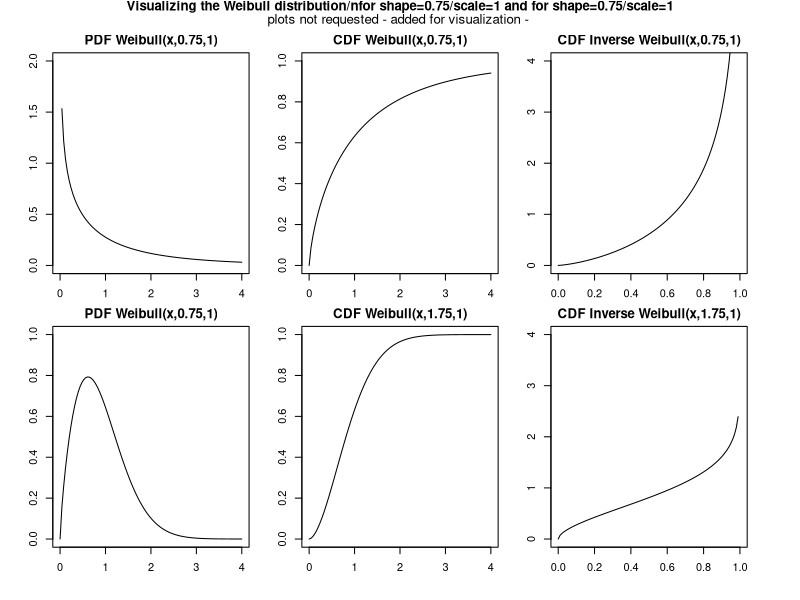
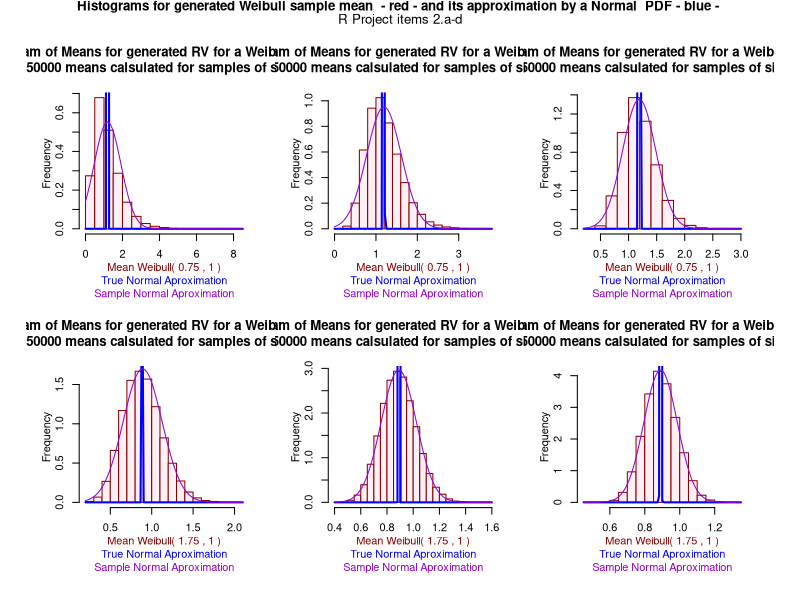

These figures' R source, in order:
#################################################################################
## Course:   ST 501 (601) Fall 2017 Fundamentals of Statistical Inference I    ##
## GROUP 04                                                                    ##
##                                                                             ##
## ST 501 - R Project - Item 2                                                 ##
## Date: 11/16/2017                                                            ## 
##                                                                             ##
#################################################################################

# Define Weibull didtribution functions
WeibullPDF <-function(x,shape,scale){(shape/scale)*((x/scale)^(shape-1))*exp(-(x/scale)^shape)}
WeibullCDF <-function(x,shape,scale){1-exp(-(x/scale)^shape)}
WeibullCDFInv <-function(x,shape,scale){scale*(-log(1-x))^(1/shape)}
WeibullTrueMean<-function(shape,scale){scale*gamma(1+1/shape)}
WeibullTrueVariance<-function(shape,scale){scale^2*(gamma(1+2/shape)-(gamma(1+1/shape)^2))}
WeibullTrueSD<-function(shape,scale){(WeibullTrueVariance(shape,scale))^(1/2)}

# creating 6 areas of plotting to visualize the four functions
par(mfrow=c(2,3),mar=c(2,2,2,2), oma=c(2,2,2,2))
plot(function(x){WeibullPDF(x,0.75,1)},xlim=c(0,4),ylim=c(0,2),main="PDF Weibull(x,0.75,1)")
plot(function(x){WeibullCDF(x,0.75,1)},xlim=c(0,4),ylim=c(0,1),main="CDF Weibull(x,0.75,1)")
plot(function(x){WeibullCDFInv(x,0.75,1)},ylim=c(0,4),xlim=c(0,1),main="CDF Inverse Weibull(x,0.75,1)")
plot(function(x){WeibullPDF(x,1.75,1)},xlim=c(0,4),ylim=c(0,1),main="PDF Weibull(x,0.75,1)")
plot(function(x){WeibullCDF(x,1.75,1)},xlim=c(0,4),ylim=c(0,1),main="CDF Weibull(x,1.75,1)")
plot(function(x){WeibullCDFInv(x,1.75,1)},ylim=c(0,4),xlim=c(0,1),main="CDF Inverse Weibull(x,1.75,1)")
# General Title for the functions plotted
mtext("Visualizing the Weibull distribution/nfor shape=0.75/scale=1 and for shape=0.75/scale=1", side=3, line=1, outer=TRUE, font=2, cex=0.8)
mtext("plots not requested - added for visualization - ", side=3, line=0, outer=TRUE, font=1, cex=0.8)

# set seed for generation of RV
set.seed (6226)

# Function to generate sample means for Weibull sample based on parameters 
# size (of means sample), sizesample (size of each sample) , shape and scale = 1
WeibullSampleOfMeans<-function (mySize, mySizeSample, myShape, myScale)
                        {apply(MARGIN=2,FUN=mean,
                               X=replicate(mySize,
                                           (sapply(runif(mySizeSample,0,1),
                                            FUN=function(x){WeibullCDFInv(x,myShape,myScale)}))))}

# Function to generate sample means for Weibull sample based on parameters 
# size (of means sample), sizesample (size of each sample) , shape and scale = 1
# plot the histogram, plot the normal approximation and return the mean and the
# standard deviation for the sample and for the weibul
WeibullPlotAndNormal<-function (mySize, mySizeSample, myShape, myScale)
  {
  # Generate the (mySize) data sets of means for a 
  # Weibull( shape = myShape , scale = myScale), 
  # each data set of the requested size (mySizeSample)
  Weibull.samples.mean <- WeibullSampleOfMeans(mySize, mySizeSample, myShape, myScale)

  # sample mean (mean of means) and variance (variance of means)
  meanSample=mean( Weibull.samples.mean)
  sdSample=sd( Weibull.samples.mean)
  
  # True Normal approximation for Weibull
  ########  ---- Pending to be developed (this is a draft)
  normAprx<-function(x){dnorm(x,mean=WeibullTrueMean(myShape, myScale),
                              sd=WeibullTrueSD(myShape, myScale)/((mySize)^(1/2)))}
  
  # Sample Normal approximation for Weibull
  normSample<-function(x)
  {dnorm(x,meanSample,sdSample)}
  
  # Histagram for Weibull(myShape, myScale) generated
  hist (Weibull.samples.mean,freq=FALSE,
        border="dark red", col="lavenderblush",xlab="",ylab="",
        main=paste("Histogram of Means for generated RV for a Weibull(",myShape,",",myScale,")\n",
                   mySize,"means calsulated for samples of size", mySizeSample))
  title(xlab=paste("Mean Weibull(",myShape,",",myScale,")"),line=2,cex=0.5,col.lab="Dark Red")
  title(ylab="Frequency",line=2,cex=0.5)
  # overlapping the true normal approximation in blue
  curve(normAprx, type = "l",col="blue", lwd=2, add=TRUE)
  title(xlab="True Normal Aproximation",line=3,cex=0.4,col.lab="Blue")
  # overlapping the sample normal approximation in purple
   curve(normSample, type = "l",col="darkviolet", add=TRUE)
  title(xlab="Sample Normal Aproximation",line=4,cex=0.4,col.lab="darkviolet")
  c(meanSample,sdSample)
  }


# creating 6 areas of plotting for the histograms:
par(mfrow=c(2,3),mar=c(5,4,5,2), oma=c(2,2,2,2))

meansAndSD.075.100<-c(WeibullTrueMean(0.75,1),WeibullTrueSD(0.75,1))
# Generate and Plot N = 50000 data sets  of size 5 for a Weibull( shape = 0.75 , scale = 1)
meansAndSD.075.100<-c(meansAndSD.075.100,WeibullPlotAndNormal(50000,5,0.75,1))
# Generate and Plot N = 50000 data sets  of size 15 for a Weibull( shape = 0.75 , scale = 1)
meansAndSD.075.100<-c(meansAndSD.075.100,WeibullPlotAndNormal(50000,15,0.75,1))
# Generate and Plot N = 50000 data sets  of size 30 for a Weibull( shape = 0.75 , scale = 1)
meansAndSD.075.100<-c(meansAndSD.075.100,WeibullPlotAndNormal(50000,30,0.75,1))

meansAndSD.175.100<-c(WeibullTrueMean(1.75,1),WeibullTrueSD(1.75,1))
# Generate and Plot N = 50000 data sets  of size 5 for a Weibull( shape = 1.75 , scale = 1)
meansAndSD.175.100<-c(meansAndSD.175.100,WeibullPlotAndNormal(50000,5,1.75,1))
# Generate and Plot N = 50000 data sets  of size 15 for a Weibull( shape = 1.75 , scale = 1)
meansAndSD.175.100<-c(meansAndSD.175.100,WeibullPlotAndNormal(50000,15,1.75,1))
# Generate and Plot N = 50000 data sets  of size 30 for a Weibull( shape = 1.75 , scale = 1)
meansAndSD.175.100<-c(meansAndSD.175.100,WeibullPlotAndNormal(50000,30,1.75,1))

# General Title for the 6 histograms plotted
mtext("Histograms for generated Weibull sample mean  - red - and its approximation by a Normal  PDF - blue - ", side=3, line=1, outer=TRUE, font=2, cex=0.8)
mtext("R Project items 2.a-d", side=3, line=0, outer=TRUE, font=1, cex=0.8)

# Comparing samples mean and sd with true mean and sd
ComparsonMatrix.075.100 <- matrix(meansAndSD.075.100, ncol = 4)
ComparsonMatrixDF.075.100 <- as.data.frame(ComparsonMatrix.075.100)
colnames(ComparsonMatrixDF.075.100)<- c("True W(0.75,1)", 
                                        "5-Sample W(0.75,1)", 
                                        "15-Sample W(0.75,1)", 
                                        "30-Sample W(0.75,1)")
rownames(ComparsonMatrixDF.075.100) <- c("Mean","Standard Deviation")
ComparsonMatrixDF.075.100

ComparsonMatrix.175.100 <- matrix(meansAndSD.175.100, ncol = 4)
ComparsonMatrixDF.175.100 <- as.data.frame(ComparsonMatrix.175.100)
colnames(ComparsonMatrixDF.175.100)<- c("True W(1.75,1)", 
                                        "5-Sample W(1.75,1)", 
                                        "15-Sample W(1.75,1)", 
                                        "30-Sample W(1.75,1)")
rownames(ComparsonMatrixDF.175.100) <- c("Mean","Standard Deviation")
ComparsonMatrixDF.175.100



